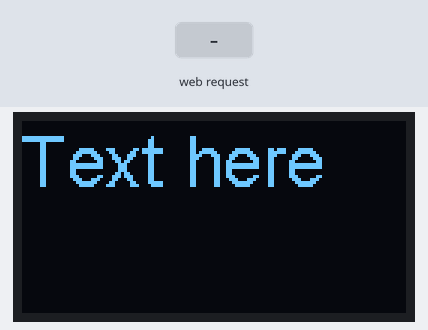
Bench run of a sketch on a simulated ESP8266 (NodeMCU). Shown: 128×64 one-colour display. The inputs (shaded band) are chosen by the test bench. WiFi joins after 1.5 s; servers stay silent unless stated; what the sketch prints to the serial monitor is not drawn.

Above: at 2.7 s.
2.8 s: HTTP request GET /set_text?text=1 received
At 4.0 s:
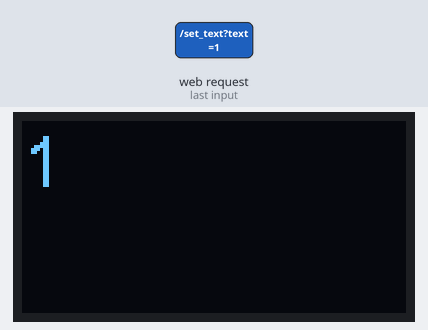
4.3 s: HTTP request GET /set_text?text=0 received
At 5.2 s:
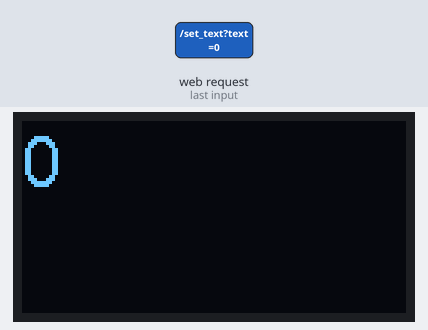
Timing chart, 0 to 7.3 s (numbered marks = the images above; inputs shaded):
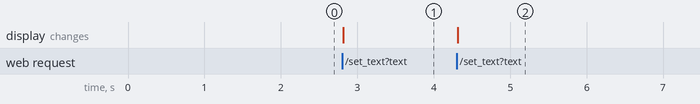

Measured:
- after the input at 2.8 s, the display: changes at once (image 1)
- after the input at 4.3 s, the display: changes at once (image 2)

The sketch:

ssd1306_webserver.ino
```cpp
//подключаем библиотеки для работы с сетью
#include <ESP8266WiFi.h>
#include <WiFiClient.h>
#include <ESP8266WebServer.h>
//для работы с oled дисплеем, Установить библиотеку: Инструменты -> Управлять библиотеками -> ssd1306 ThingPulse
/**
 * https://github.com/ThingPulse/esp8266-oled-ssd1306
 */
#include <Wire.h>
#include "SSD1306.h"

//html код формы, PROGMEM - храним длинную строку в постоянной памяти, а не оперативной, т.к размер оперативной памяти меньше
//R"=====( )=====" - границы литерала
const char MAIN_page[] PROGMEM = R"=====(
<!DOCTYPE html>
<html>
<body>
<h3> HTML Form ESP8266</h3>
<form action="/set_text">
  Text:
  <input type="text" name="text" value="Hello">
  <input type="submit" value="Send">
</form>
</body>
</html>
)=====";

// Данные, соответствующие вашей wifi сети:
const char* ssid = "ssid";
const char* password = "passord";

//экземпляр веб-сервера на 80 порту
ESP8266WebServer server(80);
//экземпляр дисплея на пинах D2, D1
SSD1306  display(0x3C, D2, D1);

//функция обработки отправленных данных
void handleForm() {
  //получаем текст из отправленной формы
  String text = server.arg("text");
  //Пишем в последовательный порт для наглядности
  Serial.println(text);
  //пишем текст на дисплее в верхнем левом углу
  display.clear();
  display.drawString(0, 0, text);
  display.display();
  //ссылка на главную страницу
  String s = "<a href='/'> Go Back </a>";
  server.send(200, "text/html", s);
}

void setup(void) {
  //инициализируем дисплей
  display.init();
  //Большой шрифт
  display.setFont(ArialMT_Plain_24);
  display.flipScreenVertically();
  display.drawString(0, 0, "Text here");
  display.display();
  //Инициализируем последовательный порт для отладки программы. Arduino -> Инструменты -> Монитор порта
  Serial.begin(115200);
  //Подключаемся к wifi
  WiFi.begin(ssid, password);
  Serial.println("");
  //ждем соединения:
  while (WiFi.status() != WL_CONNECTED) {
    delay(500);
    Serial.print(".");
  }
  Serial.println("");
  Serial.print("Connected to ");  //  "Подключились к "
  Serial.println(ssid);
  Serial.print("IP address: ");  //  "IP-адрес: "
  Serial.println(WiFi.localIP() );
  //ip адрес смотрим в Мониторе порта. В браузере набираем Ip адрес

  //отправляем веб страницу на корневой запрос
  server.on("/", []() {
    server.send(200, "text/html", MAIN_page);
  });
  //обрабока запроса на отправку формы
  server.on("/set_text", handleForm);
  server.begin();
  Serial.println("HTTP server started");
}

void loop(void) {
  //для работы вебсервера
  server.handleClient();
}
```
